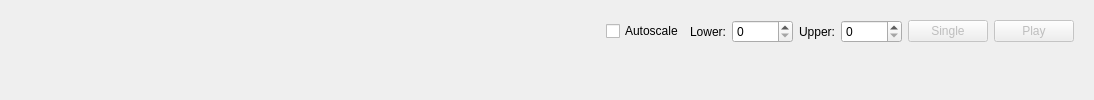
     <widget class="QWidget" name="cameraImage" native="true">
      <layout class="QVBoxLayout" name="verticalLayout">
       <item>
        <widget class="QWidget" name="cameraControl" native="true">
         <property name="minimumSize">
          <size>
           <width>0</width>
           <height>40</height>
          </size>
         </property>
         <layout class="QHBoxLayout" name="horizontalLayout_2">
          <item>
           <spacer name="horizontalSpacer">
            <property name="orientation">
             <enum>Qt::Horizontal</enum>
            </property>
            <property name="sizeHint" stdset="0">
             <size>
              <width>586</width>
              <height>20</height>
             </size>
            </property>
           </spacer>
          </item>
          <item>
           <widget class="QCheckBox" name="autoscalePlot">
            <property name="text">
             <string>Autoscale</string>
            </property>
           </widget>
          </item>
          <item>
           <widget class="QLabel" name="rangeLower_label">
            <property name="text">
             <string>Lower:</string>
            </property>
           </widget>
          </item>
          <item>
           <widget class="QSpinBox" name="rangeLower">
            <property name="minimumSize">
             <size>
              <width>45</width>
              <height>0</height>
             </size>
            </property>
            <property name="maximum">
             <number>70000</number>
            </property>
            <property name="singleStep">
             <number>50</number>
            </property>
           </widget>
          </item>
          <item>
           <widget class="QLabel" name="rangeUpper_label">
            <property name="text">
             <string>Upper:</string>
            </property>
           </widget>
          </item>
          <item>
           <widget class="QSpinBox" name="rangeUpper">
            <property name="minimumSize">
             <size>
              <width>45</width>
              <height>0</height>
             </size>
            </property>
            <property name="maximum">
             <number>70000</number>
            </property>
            <property name="singleStep">
             <number>50</number>
            </property>
            <property name="value">
             <number>0</number>
            </property>
           </widget>
          </item>
          <item>
           <widget class="QPushButton" name="camera_singleShot">
            <property name="enabled">
             <bool>false</bool>
            </property>
            <property name="text">
             <string>Single</string>
            </property>
           </widget>
          </item>
          <item>
           <widget class="QPushButton" name="camera_playPause">
            <property name="enabled">
             <bool>false</bool>
            </property>
            <property name="text">
             <string>Play</string>
            </property>
           </widget>
          </item>
         </layout>
        </widget>
       </item>
       <item>
        <widget class="QCustomPlot" name="customplot" native="true">
         <property name="sizePolicy">
          <sizepolicy hsizetype="Expanding" vsizetype="Expanding">
           <horstretch>0</horstretch>
           <verstretch>0</verstretch>
          </sizepolicy>
         </property>
        </widget>
       </item>
      </layout>
     </widget>
